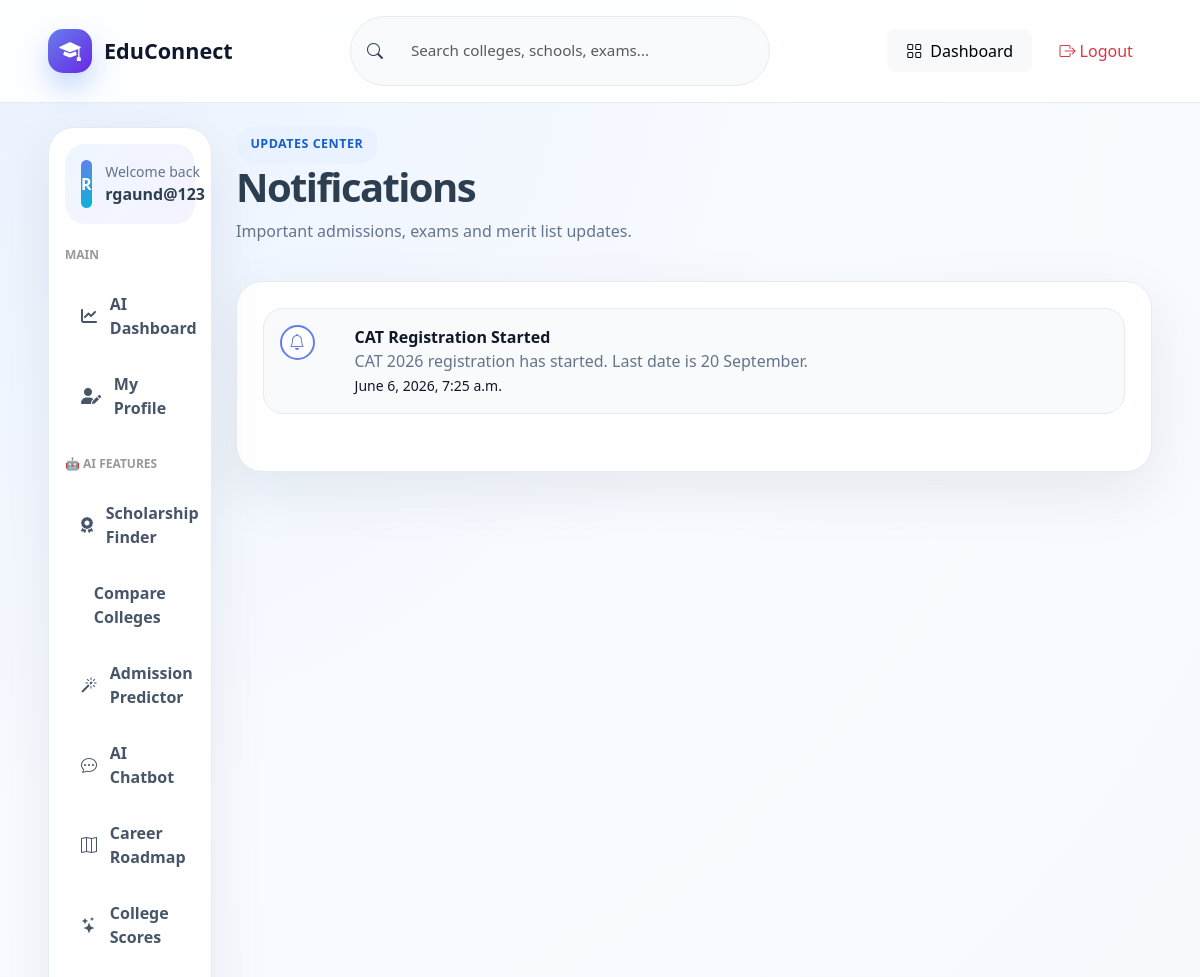
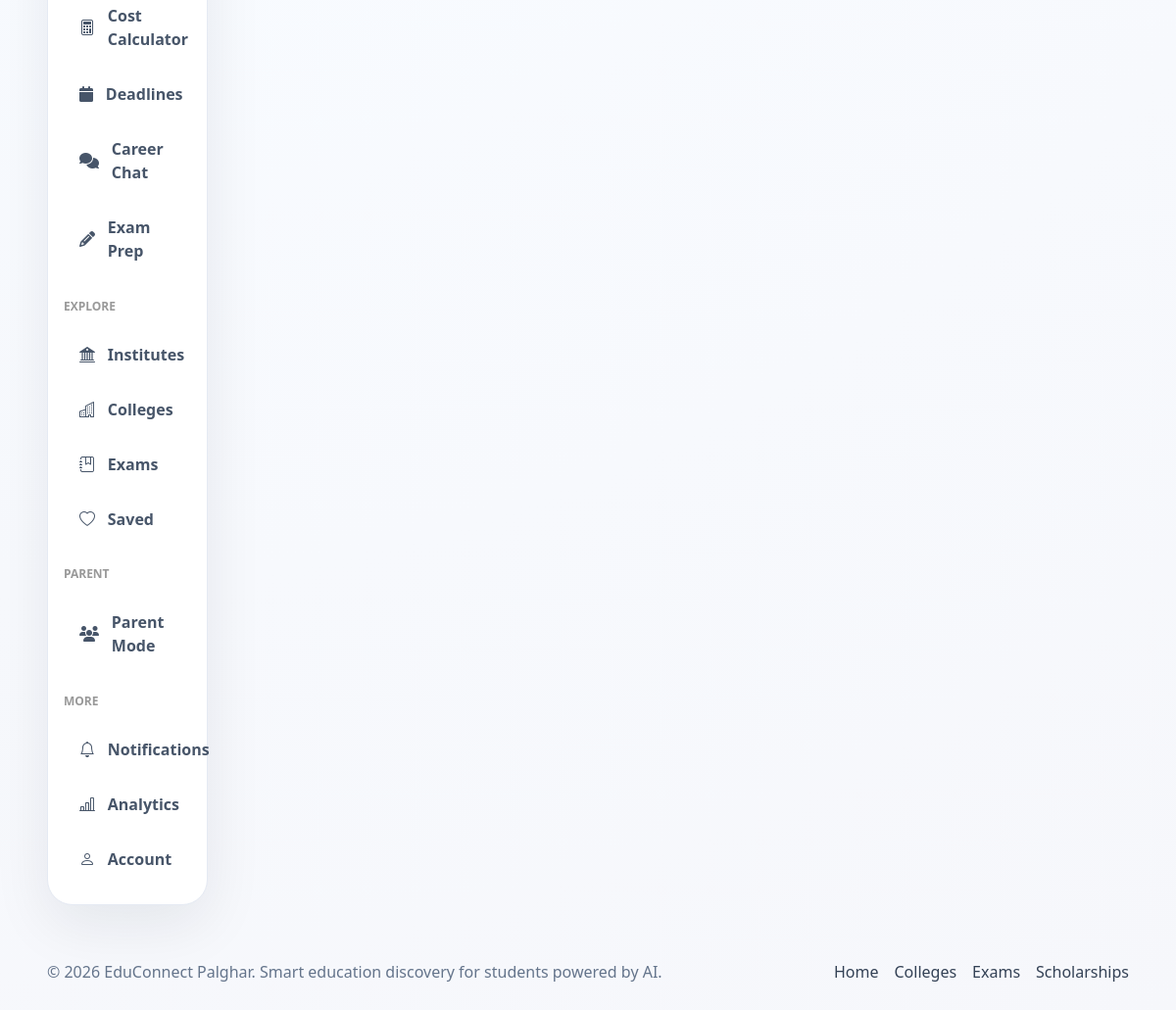
/notifications/ (signed in), run on the app's committed database (2 pictures, top to bottom).
### accounts/models.py (models this page shows, shortened)
class CustomUser(AbstractUser):
    mobile = models.CharField(max_length=15, unique=True)
    email_verified = models.BooleanField(default=False)
    mobile_verified = models.BooleanField(default=False)
    is_parent = models.BooleanField(default=False)
    user_type = models.CharField(
        max_length=20,
        choices=[('student', 'Student'), ('parent', 'Parent')],
        default='student'
    )

class Notification(models.Model):
    title = models.CharField(max_length=255)
    message = models.TextField()
    created_at = models.DateTimeField(auto_now_add=True)

### accounts/views.py (the view)
# urls.py: path('notifications/', notifications, name='notifications'),
@login_required(login_url='login')
def notifications(request):
    notifications = Notification.objects.all().order_by('-created_at')
    return render(request, 'accounts/notifications.html', {'notifications': notifications})

### accounts/templates/accounts/notifications.html (shortened to what this page needs)
{% extends "accounts/base.html" %}
{% block content %}
<div class="page-title-row"><div><span class="eyebrow dark">Updates center</span><h1>Notifications</h1><p>Important admissions, exams and merit list updates.</p></div></div>
<div class="content-card">{% for n in notifications %}<div class="timeline-item"><i class="bi bi-bell"></i><div><strong>{{ n.title }}</strong><p>{{ n.message }}</p><small>{{ n.created_at }}</small></div></div>{% empty %}<div class="empty-state">No notifications available.</div>{% endfor %}</div>
{% endblock %}

### accounts/templates/accounts/base.html (shortened to what this page needs)
{% load static %}
<!DOCTYPE html>
<html lang="en">
<head>
    <link href="https://cdn.jsdelivr.net/npm/bootstrap@5.3.3/dist/css/bootstrap.min.css" rel="stylesheet">
    <link href="https://cdn.jsdelivr.net/npm/bootstrap-icons@1.11.3/font/bootstrap-icons.css" rel="stylesheet">
    <link rel="stylesheet" href="https://cdnjs.cloudflare.com/ajax/libs/font-awesome/6.4.0/css/all.min.css">
    <link href="{% static 'accounts/css/main.css' %}" rel="stylesheet">
    <link href="{% static 'accounts/css/ai_features.css' %}" rel="stylesheet">
</head>
<body>
<header class="et-navbar">
    <div class="container-fluid px-3 px-lg-5">
        <div class="d-flex align-items-center justify-content-between gap-3 py-3">
            <a class="et-brand" href="{% url 'home' %}">
                <span class="et-brand-icon"><i class="bi bi-mortarboard-fill"></i></span>
                <span>EduConnect</span>
            </a>
            <form action="{% url 'institutes' %}" method="get" class="et-nav-search d-none d-lg-flex">
                <i class="bi bi-search"></i>
                <input type="search" name="q" placeholder="Search colleges, schools, exams...">
            </form>
            <div class="d-flex align-items-center gap-2">
                {% if request.user.is_authenticated %}
                    <a class="btn btn-light btn-pill d-none d-md-inline-flex" href="{% url 'smart_dashboard' %}"><i class="bi bi-grid me-2"></i>Dashboard</a>
                    <a class="btn btn-outline-danger btn-pill" href="{% url 'logout' %}"><i class="bi bi-box-arrow-right me-1"></i>Logout</a>
                {% else %}
                    <a class="btn btn-light btn-pill" href="{% url 'login' %}">Login</a>
                    <a class="btn btn-primary btn-pill" href="{% url 'register' %}">Register</a>
                {% endif %}
            </div>
        </div>
    </div>
</header>
<main class="et-main">
    <div class="container-fluid px-3 px-lg-5 py-4">
        <div class="row g-4">
            {% if request.user.is_authenticated %}
            <aside class="col-xl-2 col-lg-3">
                <nav class="et-sidebar">
                    <div class="sidebar-user">
                        <span class="sidebar-avatar">{{ request.user.username|slice:':1'|upper }}</span>
                        <div>
                            <small>Welcome back</small>
                            <strong>{{ request.user.username }}</strong>
                        </div>
                    </div>
                    <h6 class="sidebar-section-title mt-3">MAIN</h6>
                    <a href="{% url 'smart_dashboard' %}" class="side-link"><i class="fas fa-chart-line"></i> AI Dashboard</a>
                    <a href="{% url 'student_profile' %}" class="side-link"><i class="fas fa-user-edit"></i> My Profile</a>
                    <h6 class="sidebar-section-title mt-4">🤖 AI FEATURES</h6>
                    <a href="{% url 'scholarship_finder' %}" class="side-link"><i class="fas fa-award"></i> Scholarship Finder</a>
                    <a href="{% url 'college_comparison' %}" class="side-link"> Compare Colleges</a>
                    <a href="{% url 'admission_predictor' %}" class="side-link"><i class="bi bi-magic"></i> Admission Predictor</a>
                    <a href="{% url 'education_chatbot' %}" class="side-link"><i class="bi bi-chat-dots"></i> AI Chatbot</a>
                    <a href="{% url 'career_roadmap' %}" class="side-link"><i class="bi bi-map"></i> Career Roadmap</a>
                    <a href="{% url 'college_scores' %}" class="side-link"><i class="bi bi-stars"></i> College Scores</a>
                    <a href="{% url 'cost_calculator' %}" class="side-link"><i class="bi bi-calculator"></i> Cost Calculator</a>
                    <a href="{% url 'admission_deadlines' %}" class="side-link"><i class="fas fa-calendar"></i> Deadlines</a>
                    <a href="{% url 'career_guidance' %}" class="side-link"><i class="fas fa-comments"></i> Career Chat</a>
                    <a href="{% url 'exam_recommendations' %}" class="side-link"><i class="fas fa-pencil-alt"></i> Exam Prep</a>
                    <h6 class="sidebar-section-title mt-4">EXPLORE</h6>
                    <a href="{% url 'institute_list' %}" class="side-link"><i class="bi bi-bank2"></i> Institutes</a>
                    <a href="{% url 'college_search' %}" class="side-link"><i class="bi bi-buildings"></i> Colleges</a>
                    <a href="{% url 'exams' %}" class="side-link"><i class="bi bi-journal-bookmark"></i> Exams</a>
                    <a href="{% url 'saved_colleges' %}" class="side-link"><i class="bi bi-heart"></i> Saved</a>
                    <h6 class="sidebar-section-title mt-4">PARENT</h6>
                    <a href="{% url 'parent_register' %}" class="side-link"><i class="fas fa-users"></i> Parent Mode</a>
                    <h6 class="sidebar-section-title mt-4">MORE</h6>
                    <a href="{% url 'notifications' %}" class="side-link"><i class="bi bi-bell"></i> Notifications</a>
                    <a href="{% url 'analytics' %}" class="side-link"><i class="bi bi-bar-chart-line"></i> Analytics</a>
                    <a href="{% url 'profile' %}" class="side-link"><i class="bi bi-person"></i> Account</a>
                </nav>
            </aside>
            {% endif %}
            <section class="{% if request.user.is_authenticated %}col-xl-10 col-lg-9{% else %}col-12{% endif %}">
                {% block content %}{% endblock %}
            </section>
        </div>
    </div>
</main>
<footer class="et-footer">
    <div class="container-fluid px-3 px-lg-5 d-flex flex-column flex-md-row justify-content-between align-items-center gap-2">
        <p class="mb-0">© 2026 EduConnect Palghar. Smart education discovery for students powered by AI.</p>
        <div class="d-flex gap-3">
            <a href="{% url 'home' %}">Home</a>
            <a href="{% url 'college_search' %}">Colleges</a>
            <a href="{% url 'exams' %}">Exams</a>
            <a href="{% url 'scholarship_finder' %}">Scholarships</a>
        </div>
    </div>
</footer>
</body>
</html>

### accounts/static/accounts/css/main.css (style rules this page uses)
:root { --primary:#1266f1;--primary2:#6728e8;--orange:#ffb703;--green:#12b981;--slate:#0f172a;--muted:#64748b;--surface:#ffffff;--bg:#f5f8ff;--border:#e5eaf3;--shadow:0 20px 60px rgba(15,23,42,.08);--radius:26px }
* { box-sizing:border-box }
body { font-family:Inter,system-ui,-apple-system,Segoe UI,sans-serif;background:radial-gradient(circle at top left,#eaf2ff 0,#f8fbff 35%,#f6f7fb 100%);color:#132238;min-height:100vh }
a { text-decoration:none }
.btn-pill { border-radius:999px }
.et-navbar { position:sticky;top:0;z-index:1030;background:rgba(255,255,255,.9);backdrop-filter:blur(18px);border-bottom:1px solid rgba(226,232,240,.8) }
.et-brand { display:flex;align-items:center;gap:.75rem;font-weight:900;font-size:1.35rem;color:#0f172a }
.et-brand-icon { width:44px;height:44px;border-radius:15px;background:linear-gradient(135deg,var(--primary),var(--primary2));display:flex;align-items:center;justify-content:center;color:#fff;box-shadow:0 14px 28px rgba(18,102,241,.25) }
.et-nav-search { min-width:420px;background:#f8fafc;border:1px solid var(--border);border-radius:999px;align-items:center;padding:.65rem 1rem;gap:.75rem }
.et-nav-search input { border:0;outline:0;background:transparent;width:100% }
.et-main { min-height:calc(100vh - 90px) }
.et-sidebar { background:#fff;border:1px solid var(--border);border-radius:var(--radius);box-shadow:var(--shadow);padding:1rem;position:sticky;top:100px }
.sidebar-user { display:flex;align-items:center;gap:.85rem;background:linear-gradient(135deg,#eff6ff,#f5f3ff);border-radius:20px;padding:1rem;margin-bottom:1rem }
.sidebar-user small { display:block;color:var(--muted) }
.sidebar-avatar { width:48px;height:48px;border-radius:16px;background:linear-gradient(135deg,var(--primary),#06b6d4);color:#fff;font-weight:800;display:flex;align-items:center;justify-content:center }
.side-link { display:flex;align-items:center;gap:.8rem;color:#475569;padding:.85rem 1rem;border-radius:16px;font-weight:600;margin-bottom:.3rem }
.et-footer { padding:2rem 0;color:var(--muted) }
.et-footer a { color:#334155 }
.eyebrow { display:inline-flex;align-items:center;gap:.4rem;border-radius:999px;background:rgba(255,255,255,.16);padding:.55rem .9rem;font-weight:800;text-transform:uppercase;letter-spacing:.04em;font-size:.78rem }
.eyebrow.dark { background:#eaf2ff;color:#165dce }
.feature-card,.directory-card,.content-card,.filter-panel,.auth-card,.glass-panel,.cta-panel,.metric-card,.profile-card { background:#fff;border:1px solid var(--border);border-radius:var(--radius);box-shadow:var(--shadow);padding:1.6rem;display:block;color:#0f172a }
.feature-card p,.directory-card p,.page-title-row p { color:var(--muted) }
.timeline-item { display:flex;gap:1rem;background:#f8fafc;border:1px solid var(--border);border-radius:20px;padding:1rem }
.timeline-item i { width:42px;height:42px;border-radius:14px;background:#eff6ff;color:var(--primary);display:flex;align-items:center;justify-content:center;flex-shrink:0 }
.timeline-item p { margin:0;color:var(--muted) }
.page-title-row { display:flex;justify-content:space-between;gap:1rem;align-items:center;margin-bottom:1.4rem }
.page-title-row h1 { font-weight:900;letter-spacing:-.04em }

### accounts/templates/accounts/base.html (style rules this page uses)
.sidebar-section-title { font-size: 0.75rem; font-weight: 700; text-transform: uppercase; color: #999; padding: 0.5rem 0; margin-top: 1rem !important; }

### data on the page
CustomUser: user.username "R", user.username "rgaund@123"
Notification: title "CAT Registration Started", message "CAT 2026 registration has started. Last date is 20 September.", created_at "June 6, 2026, 7:25 a.m."
